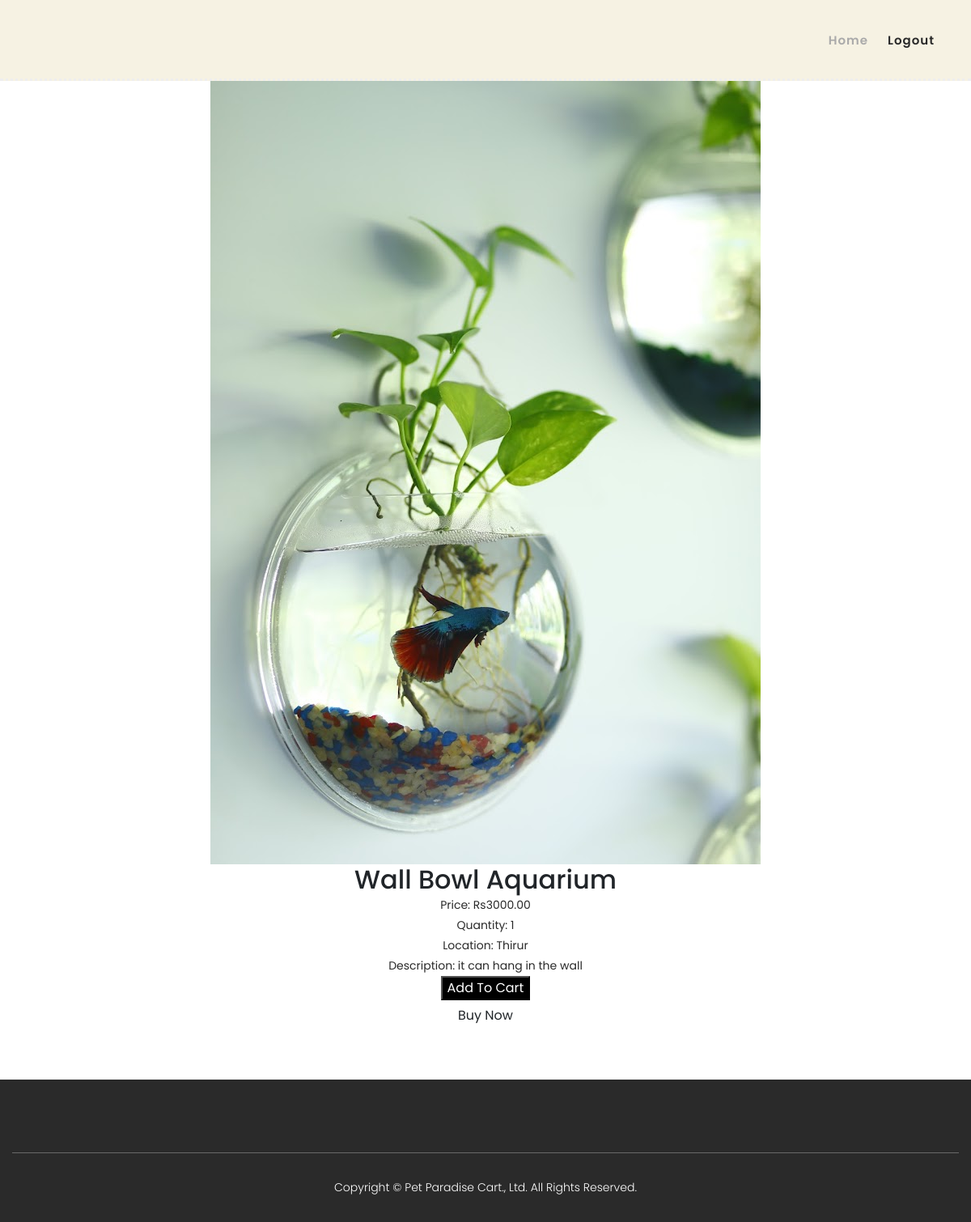
Screenshot of /aquarium_details/15/ with the database file from the repository.
### aapmapp/models.py (models this page shows, shortened)
class Aquarium(models.Model):
    dealer = models.ForeignKey(dealer, on_delete=models.CASCADE)  # Add this line to create the foreign key relationship
    name = models.CharField(max_length=100)
    price = models.DecimalField(max_digits=10, decimal_places=2)
    quantity = models.PositiveIntegerField()
    location = models.CharField(max_length=100)
    description = models.TextField(max_length=30, null=True)
    image = models.ImageField(upload_to='aquarium_images/')

### aapmapp/views.py (the view)
# urls.py: path('aquarium_details/<int:aquarium_id>/', views.aquarium_details, name='aquarium_details'),
def aquarium_details(request, aquarium_id):
    request.session['item_id'] = aquarium_id
    request.session['item_type'] = 'aquarium'
    aquarium = get_object_or_404(Aquarium, id=aquarium_id)
    currency = 'INR'
    amount = max(int(math.ceil(aquarium.price * 100)), 100)
    amount = (amount // 100) * 100
    razorpay_order = razorpay_client.order.create(dict(amount=amount,
                                                       currency=currency,
                                                       payment_capture='0'))
    razorpay_order_id = razorpay_order['id']
    callback_url = '/paymenthandler1/'
    context = {}
    context['razorpay_order_id'] = razorpay_order_id
    context['razorpay_merchant_key'] = settings.RAZOR_KEY_ID
    context['razorpay_amount'] = amount
    context['currency'] = currency
    context['callback_url'] = callback_url
    context['aquarium'] = aquarium
    return render(request, 'aquarium_details.html', context=context)

### aapmapp/templates/aquarium_details.html (shortened to what this page needs)
{% load static %}
<!DOCTYPE html>
<html lang="en">
<head>
    <link rel="stylesheet" type="text/css" href="{% static 'aapmapp/css/bootstrap.min.css' %}">
    <link rel="stylesheet" type="text/css" href="{% static 'aapmapp/css/font-awesome.css' %}">
    <link rel="stylesheet" type="text/css" href="{% static 'aapmapp/css/project.css' %}">
    <link rel="stylesheet" type="text/css" href="{% static 'aapmapp/css/owl-carousel.css' %}">
    <link rel="stylesheet" type="text/css" href="{% static 'aapmapp/css/lightbox.css' %}">
</head>
<body>
    <header class="header-area header-sticky" style="background-color: #F6F2E3; margin-bottom: 20px;">
        <div class="container">
            <div class="row">
                <div class="col-12">
                    <nav class="main-nav">
                        <ul class="nav">
                            <li class="scroll-to-section"><a href="{% url 'customer_account' %}" class="active">Home</a></li>
                            <li class="scroll-to-section"><a href="{% url 'logout' %}">Logout</a></li>
                        </ul>
                    </nav>
                </div>
            </div>
        </div>
    </header>
    {% block content %}
    <br><br>
    <center>
        <img src="{{ aquarium.image.url }}" alt="{{ aquarium.name }}">
        <h2>{{ aquarium.name }}</h2>
        <p>Price: Rs{{ aquarium.price }}</p>
        <p>Quantity: {{ aquarium.quantity }}</p>
        <p>Location: {{ aquarium.location }}</p>
        <p>Description: {{ aquarium.description }}</p>
        <div class="btn-container">
            <form method="post" action="{% url 'add_to_cart' category='aquarium' item_id=aquarium.id %}">
                <button type="submit" style="background-color: black; color: white;">Add To Cart</button>
            </form>
        </div>
        <div class="btn-container">
            <button id="razorpay-btn" class="btn btn-pay">Buy Now</button>
        </div>
    </center>
    {% endblock %}
    <footer>
        <div class="col-lg-12">
            <div class="under-footer">
                <p>Copyright © Pet Paradise Cart., Ltd. All Rights Reserved.</p>
            </div>
        </div>
    </footer>
</body>
</html>

### static/aapmapp/css/project.css (style rules this page uses)
html, body, div, span, applet, object, iframe, h1, h2, h3, h4, h5, h6, p, blockquote, div pre, a, abbr, acronym, address, big, cite, code, del, dfn, em, font, img, ins, kbd, q, s, samp, small, strike, strong, sub, sup, tt, var, b, u, i, center, dl, dt, dd, ol, ul, li, figure, header, nav, section, article, aside, footer, figcaption { margin: 0; padding: 0; border: 0; outline: 0; }
ul, li { padding: 0; margin: 0; list-style: none; }
header, nav, section, article, aside, footer, hgroup { display: block; }
* { box-sizing: border-box; }
html, body { font-family: 'Poppins', sans-serif; font-weight: 400; background-color: #fff; font-size: 16px; -ms-text-size-adjust: 100%; -webkit-font-smoothing: antialiased; -moz-osx-font-smoothing: grayscale; }
a { text-decoration: none !important; }
h1, h2, h3, h4, h5, h6 { margin-top: 0px; margin-bottom: 0px; }
ul { margin-bottom: 0px; }
p { font-size: 14px; line-height: 25px; color: #2a2a2a; }
html, body { background: #fff; font-family: 'Poppins', sans-serif; }
.header-area { border-bottom: 3px dotted #eee; box-shadow: none; background-color: #fff; position: absolute; top: 0px; left: 0px; right: 0px; z-index: 100; height: 100px; -webkit-transition: all .5s ease 0s; -moz-transition: all .5s ease 0s; -o-transition: all .5s ease 0s; transition: all .5s ease 0s; }
.header-area .main-nav { min-height: 80px; background: transparent; }
.header-area .main-nav .nav { float: right; margin-top: 30px; margin-right: 0px; background-color: transparent; -webkit-transition: all 0.3s ease 0s; -moz-transition: all 0.3s ease 0s; -o-transition: all 0.3s ease 0s; transition: all 0.3s ease 0s; position: relative; z-index: 999; }
.header-area .main-nav .nav li { padding-left: 15px; padding-right: 15px; }
.header-area .main-nav .nav li:last-child { padding-right: 0px; }
.header-area .main-nav .nav li a { display: block; font-weight: 600; font-size: 15px; color: #2a2a2a; text-transform: capitalize; -webkit-transition: all 0.3s ease 0s; -moz-transition: all 0.3s ease 0s; -o-transition: all 0.3s ease 0s; transition: all 0.3s ease 0s; height: 40px; line-height: 40px; border: transparent; letter-spacing: 1px; }
.header-area .main-nav .nav li a { color: #2a2a2a; }
.header-area .main-nav .nav li:hover a, .header-area .main-nav .nav li a.active { color: #aaa!important; }
.header-area.header-sticky { min-height: 80px; }
.header-area .nav { margin-top: 30px; }
.header-area.header-sticky .nav li a.active { color: #aaa; }
@media (max-width: 1200px) { .header-area .main-nav .nav li { padding-left: 12px; padding-right: 12px; } }
@media (max-width: 1200px) { .header-area .main-nav:before { display: none; } }
@media (min-width: 767px) { .header-area .main-nav .nav { display: flex !important; } }
footer { margin-top: 60px; padding: 60px 0px 30px 0px; background-color: #2a2a2a; }
footer .under-footer { margin-top: 30px; padding-top: 30px; text-align: center; border-top: 1px solid rgba(250,250,250,0.3); }
footer .under-footer p { color: #fff; font-size: 14px; font-weight: 300; }

### rows the page displays
Aquarium: image (picture), name "Wall Bowl Aquarium", price "3000.00", quantity "1", location "Thirur", description "it can hang in the wall"
